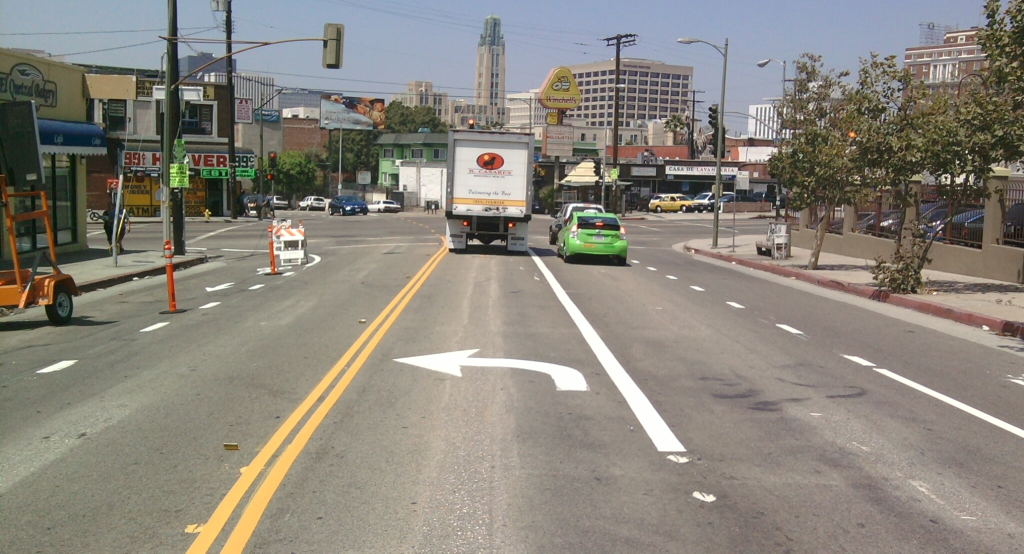
#> input picture test_image2.jpg, 2048 x 1107 px (shown at 1/2 size)
$ python line_detection.py
#> lines starting #> are read from the running program, lines starting #| are printed output that depends on the picture; after the words box and inside, x2 and y2 are one past the last pixel; in counts of white or black regions, pixels touching at a corner belong together
import cv2
import numpy as np
import matplotlib.pyplot as plt

image = cv2.imread('test_image2.jpg')
#> image is the input picture: shape (1107, 2048, 3); mean B, G, R 123.7, 132.6, 137.7
lane_image = np.copy(image)

gray = cv2.cvtColor(lane_image, cv2.COLOR_BGR2GRAY)
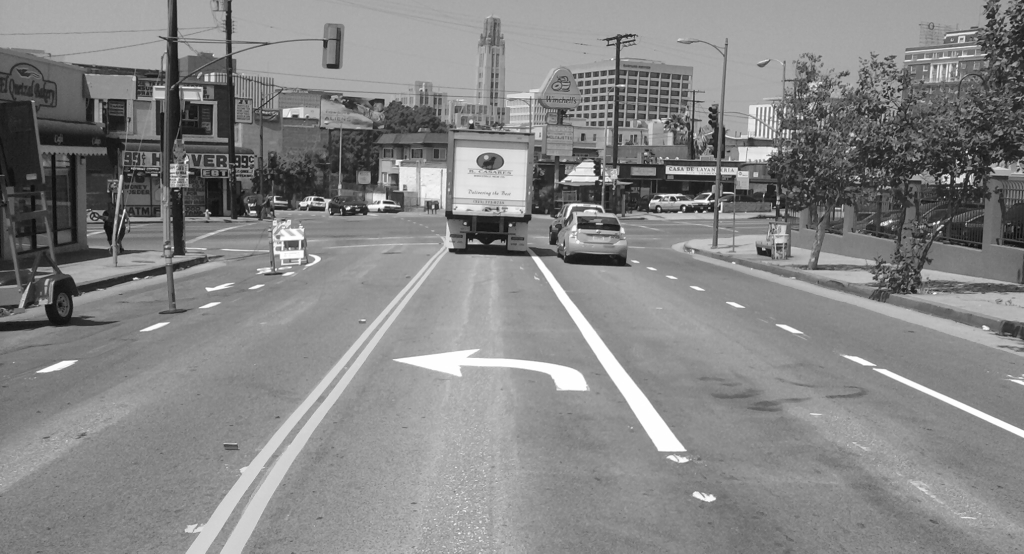
#> gray: shape (1107, 2048) (shown at 1/2 size); min 4, max 255, mean 133.2

# cv2.imshow("Gray",gray)

blur = cv2.GaussianBlur(gray, (5, 5), 0)

# cv2.imshow("Blured",blur)

canny = cv2.Canny(blur, 50, 150)
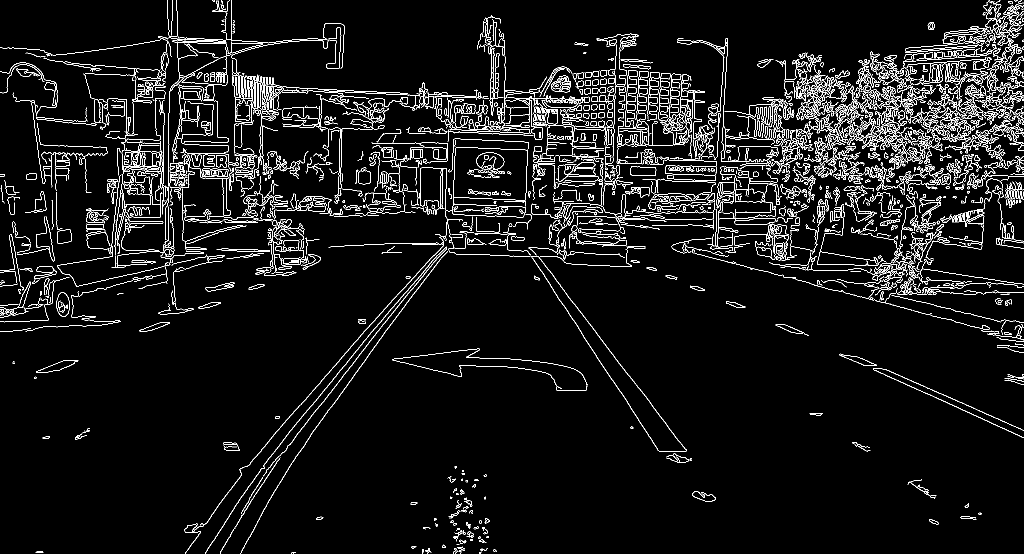
#> canny: shape (1107, 2048) (shown at 1/2 size); 5.7% white in thin lines or dots


# cv2.imshow("canny",canny)

def region_of_intrest(img):
    height = img.shape[0]
#> height = 1107
    polygons = np.array([[(200, height), (1100, height), (550, 250)]])
#> polygons = [[200, 1107], [1100, 1107], [550, 250]]
    mask = np.zeros_like(img)
    cv2.fillPoly(mask, polygons, 255)
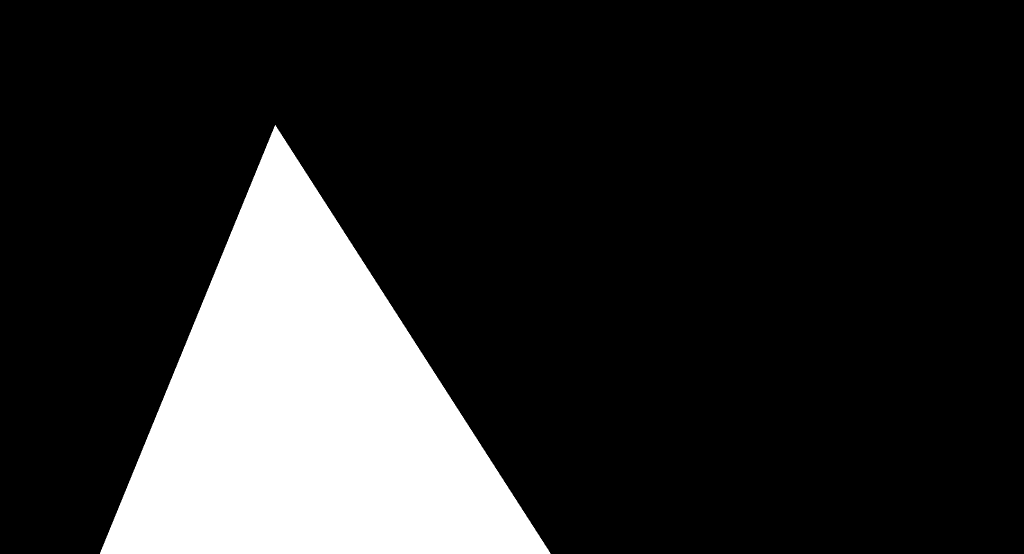
#> mask: shape (1107, 2048) (shown at 1/2 size); 17% white; 1 white region, box (x1, y1, x2, y2) and area: (200, 250, 1101, 1107) 386507
    return mask


# plt.imshow(region_of_intrest(canny))
# plt.show()

masked_image = cv2.bitwise_and(canny,region_of_intrest(canny))
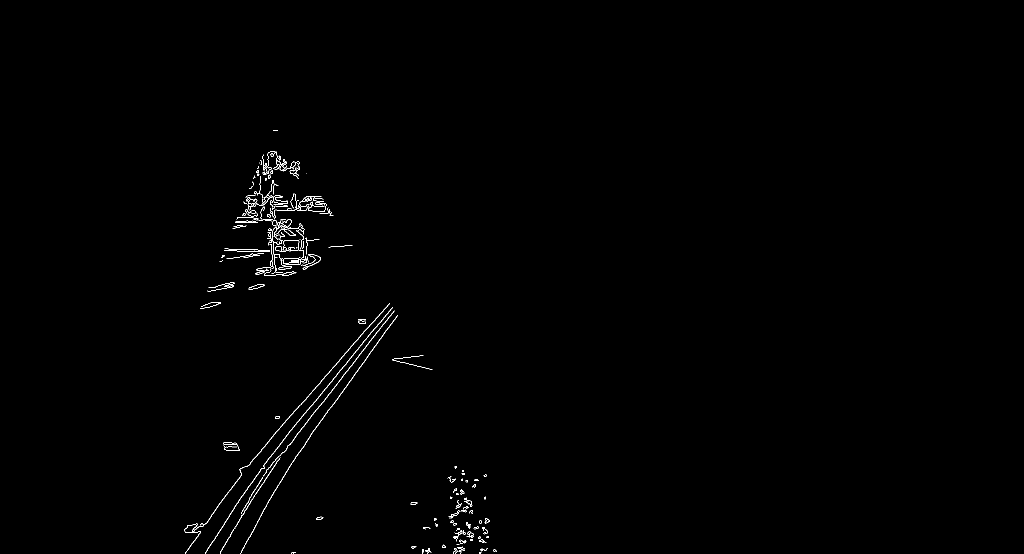
#> masked_image: shape (1107, 2048) (shown at 1/2 size); 0.45% white in thin lines or dots, all inside (x1, y1, x2, y2) = (369, 260, 994, 1107)
# plt.imshow(masked_image)
# plt.show()


'''
implementation of the Hough Transform
'''

lines = cv2.HoughLinesP(canny,2,np.pi/180,100,np.array([]),minLineLength=130,maxLineGap=5)
#> lines = 15 rows, first 6: [1771, 738, 2046, 860], [956, 193, 1092, 198], [155, 572, 326, 533], [1844, 537, 2045, 568], [1699, 587, 1888, 637], [597, 814, 776, 609]

# image: the image that we want to detect the lines in
# rth: The resolution of the parameter r in pixels. We use 2 pixels
# theta: The resolution of the parameter θ in radians. We use 1 degree but we should use the radians
# threshold: The minimum number of intersections to "*detect*" a line
# lines: A vector that will store the parameters (xstart,ystart,xend,yend) of the detected lines
# minLinLength: The minimum number of points that can form a line. Lines with less than this number of points are disregarded.
# maxLineGap: The maximum gap between two points to be considered in the same line.

def display_lines(image, lines):
    line_image = np.zeros_like(image)
    if lines is not None:
        for line in lines:
            print(line)
            x1,y1,x2,y2 = line.reshape(4)
            cv2.line(line_image,(x1,y1),(x2,y2),(255,0,0),10)
#> this loop made 15 passes
#> (x1, y1, x2, y2) on passes 1 to 12: (1771, 738, 2046, 860), (956, 193, 1092, 198), (155, 572, 326, 533), (1844, 537, 2045, 568), (1699, 587, 1888, 637), (597, 814, 776, 609), (567, 904, 815, 587), (616, 877, 769, 666), (1808, 767, 2024, 864), (1149, 608, 1275, 774), (1746, 739, 1932, 822), (1226, 761, 1318, 902)
#| [[1771  738 2046  860]]
#| [[ 956  193 1092  198]]
#| [[155 572 326 533]]
#| [[1844  537 2045  568]]
#| [[1699  587 1888  637]]
#| [[597 814 776 609]]
#| [[567 904 815 587]]
#| [[616 877 769 666]]
#> (further printed lines are left out)
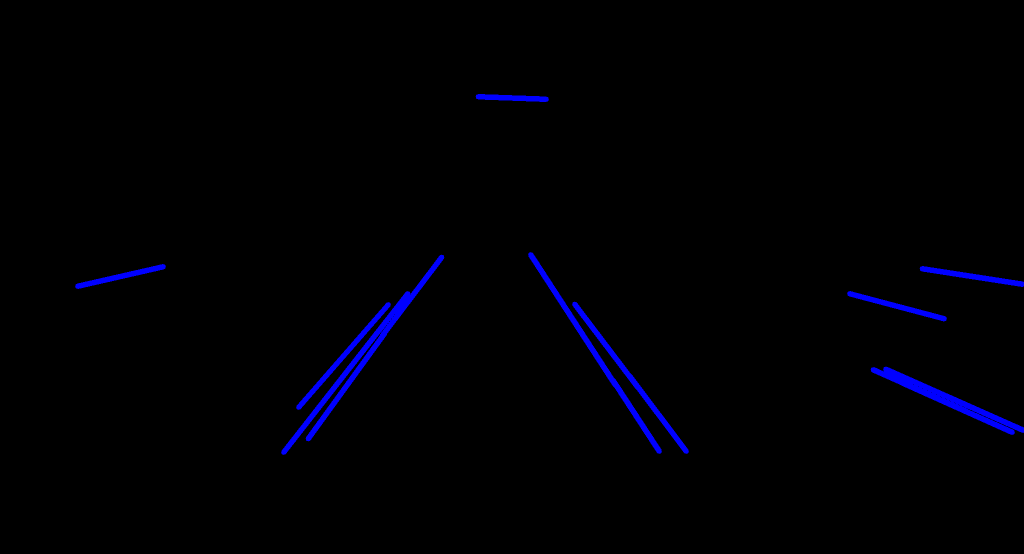
#> line_image: shape (1107, 2048, 3) (shown at 1/2 size); mean of channels 0, 1, 2 4.1, 0, 0; drawn as B, G, R
    return line_image

line_image = display_lines(lane_image,lines)
combo = cv2.addWeighted(lane_image,0.8,line_image,1,1)
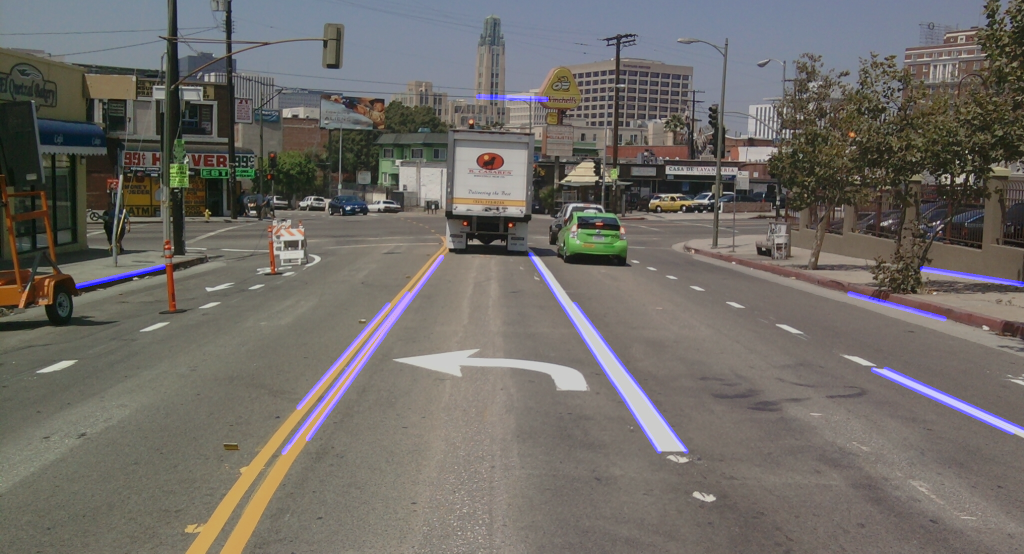
#> combo: shape (1107, 2048, 3) (shown at 1/2 size); mean B, G, R 102.1, 107.1, 111.2
cv2.imshow("t", combo)

cv2.waitKey(0)

$ run again, with test_image1.jpg copied over test_image2.jpg
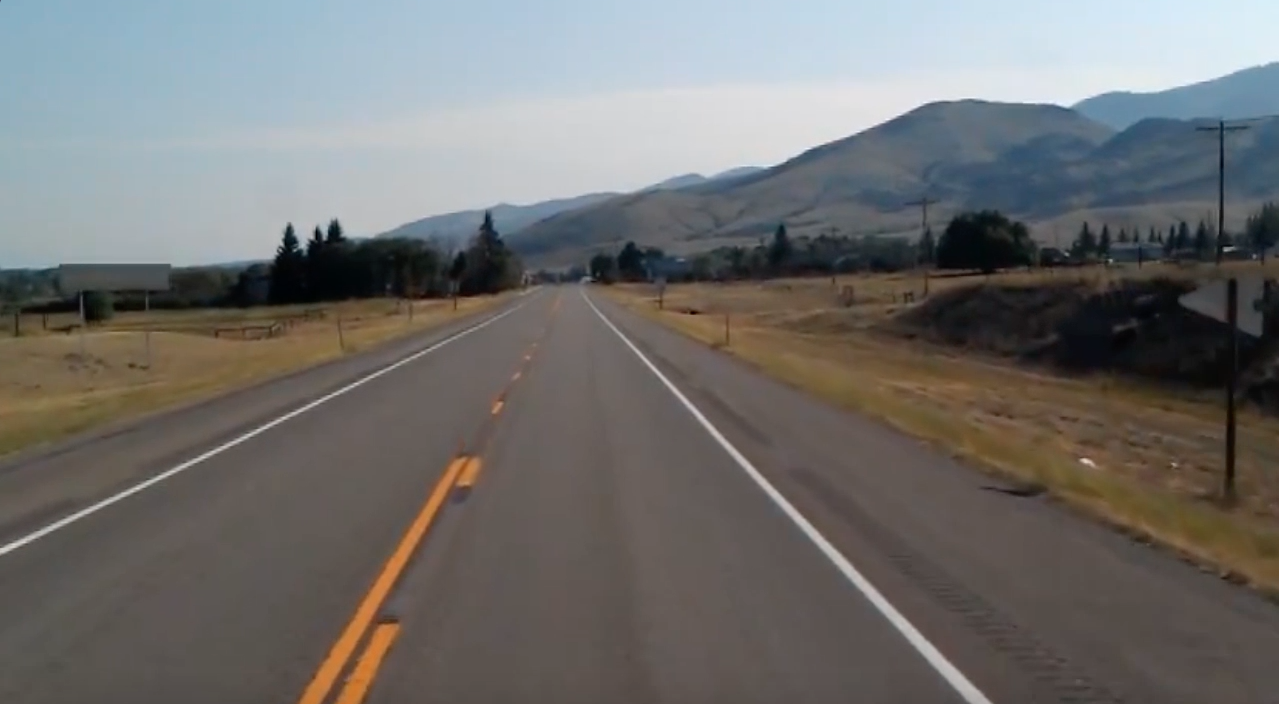
#> input picture test_image1.jpg, 1279 x 704 px
#> image is the input picture: shape (704, 1279, 3); mean B, G, R 109.7, 111.3, 112.3
#> `canny = cv2.Canny(blur, 50, 150)`:
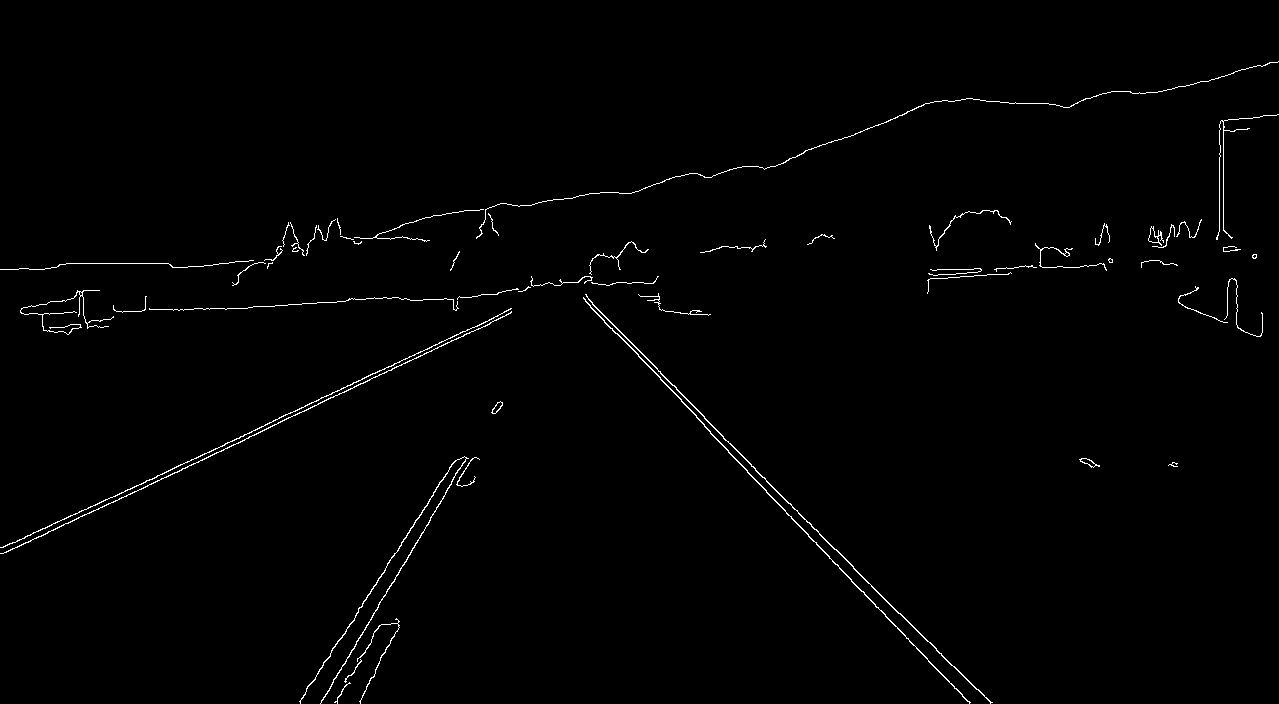
#> canny: shape (704, 1279); 0.98% white in thin lines or dots
#> mask: shape (704, 1279); 22.7% white; 1 white region, box (x1, y1, x2, y2) and area: (200, 250, 1100, 704) 204575
#> masked_image: shape (704, 1279); 0.32% white in thin lines or dots, all inside (x1, y1, x2, y2) = (299, 276, 993, 704)
#> lines = [[704, 418, 927, 641], [225, 443, 498, 315], [268, 427, 504, 316], [835, 564, 969, 702], [2, 553, 210, 456], [320, 703, 451, 484], [299, 701, 386, 567], [12, 543, 271, 422], [358, 609, 455, 460]]
#> the loop in display_lines, `for line in lines:` made 9 passes
#> (printed output is left out)
#> `combo = cv2.addWeighted(lane_image,0.8,line_image,1,1)`:
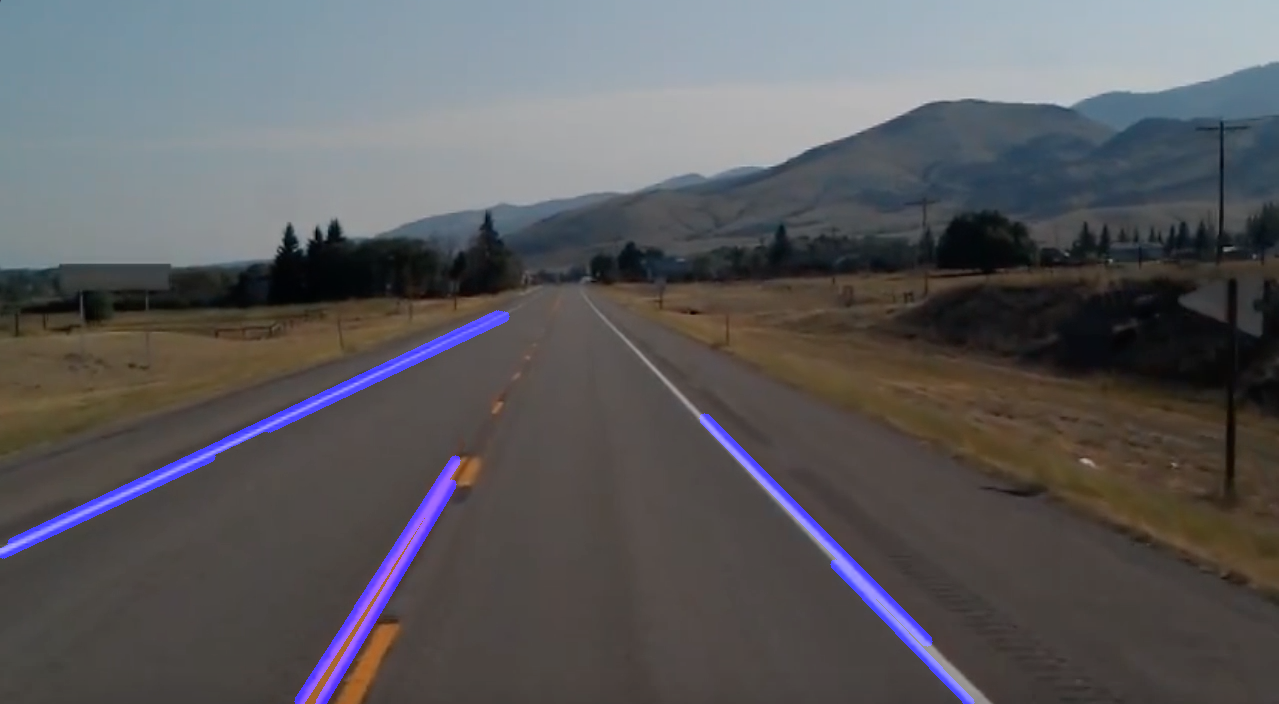
#> combo: shape (704, 1279, 3); mean B, G, R 92.7, 90, 90.8

$ run again, with yt.jpg copied over test_image2.jpg
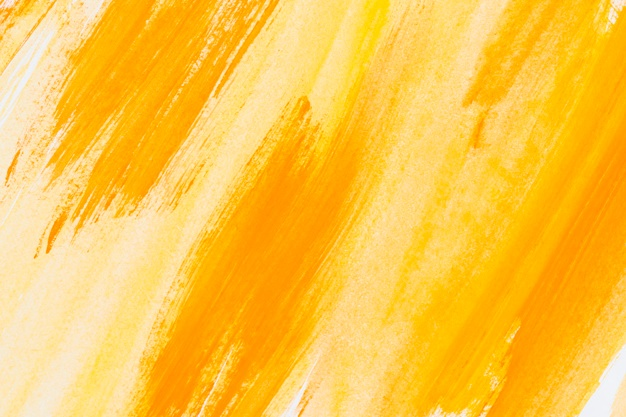
#> input picture yt.jpg, 626 x 417 px
#> image is the input picture: shape (417, 626, 3); mean B, G, R 71, 198.3, 253.1
#> `canny = cv2.Canny(blur, 50, 150)`:
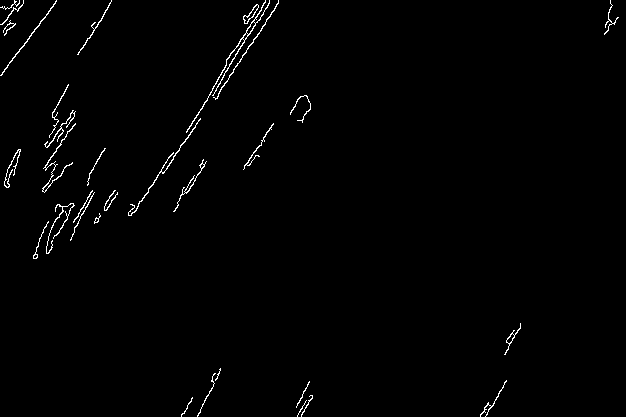
#> canny: shape (417, 626); 1.1% white in thin lines or dots
#> mask: shape (417, 626); 15.7% white; 1 white region, box (x1, y1, x2, y2) and area: (202, 250, 626, 417) 40966
#> masked_image: shape (417, 626); 0.09% white in thin lines or dots, all inside (x1, y1, x2, y2) = (296, 323, 521, 417)
#> lines = None
#> line_image: shape (417, 626, 3); every value is 0
#> `combo = cv2.addWeighted(lane_image,0.8,line_image,1,1)`:
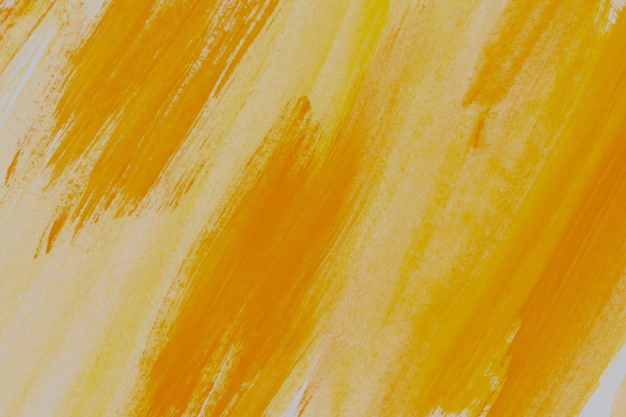
#> combo: shape (417, 626, 3); mean B, G, R 57.8, 159.7, 203.5
